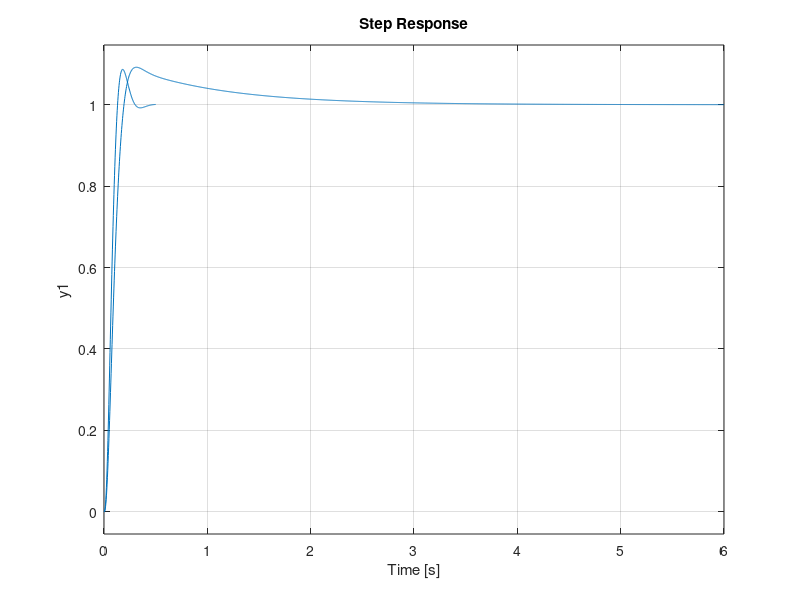

The MATLAB script that drew this image:
clear; clf; clc;
num = 100; den = poly([ 0 -36 -100]);
K = 584.1792*10; %steady state error 10kali lebih bagus dari semula

G = tf(num, den)
pos = 9.5;
z = -log(pos/100)/sqrt(pi^2 + [-log(pos/100)]^2)
Pm = atan(2*z/(sqrt(-2*z^2+sqrt(1+4*z^4))))*(180/pi)
Ph = -180+Pm+10 %offset

w = 0.01:0.01:1000;
[M,P] = bode(K*G, w);
k = find(P<=Ph, 1)

wf = w(k)
wh = wf/10
wl = wh/M(k)
Kc = wl/wh

'Lag compensator'
numc = [1 wh]; denc = [1 wl];
Gc = tf(Kc*numc, denc)

T0 = feedback(K/10*G, 1)
T = feedback(K*Gc*G, 1)
step(T0)
hold on
step (T)
